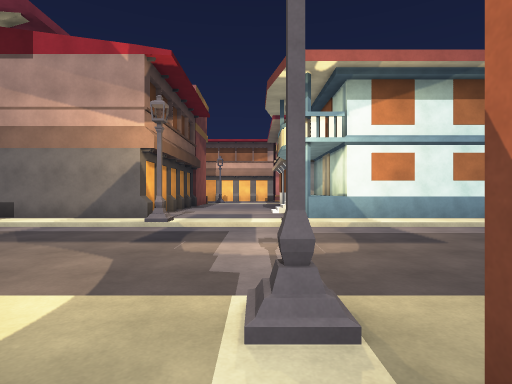
view 1 (above)

24 first-person views from a walk through a 3-D level made in the Unity game engine. The camera is 1.3 m above the floor, looks level and sees 80° across. The floor is counted in squares, 2 m on a side. Each view is taken from the middle of a square. On the plan, view 1 faces up. The plan holds only what a view shows up to about 10 squares ahead; the rest is blank. The place goes on beyond the plan. The player character is not drawn. Some animated figures are not drawn. Surface patterns are stand-ins for the level's own textures.

view 2
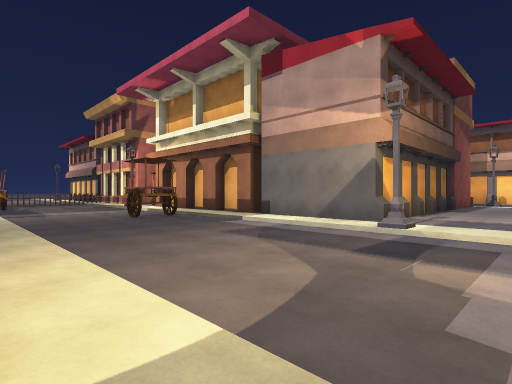

view 3
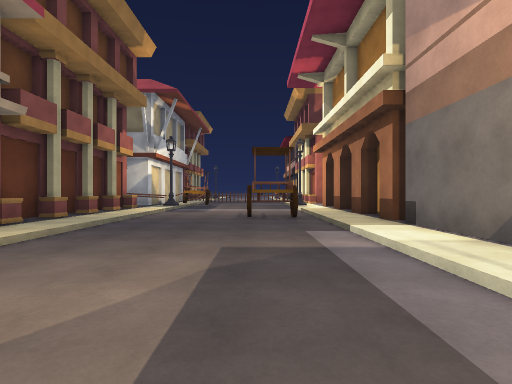

view 4
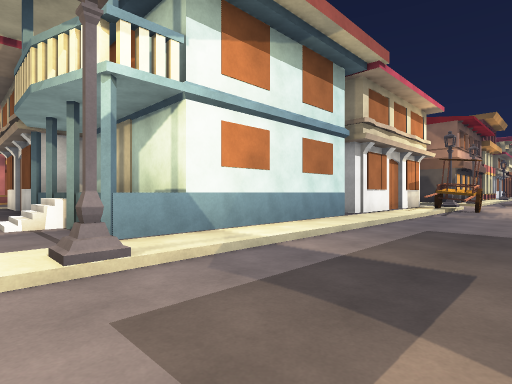

view 5
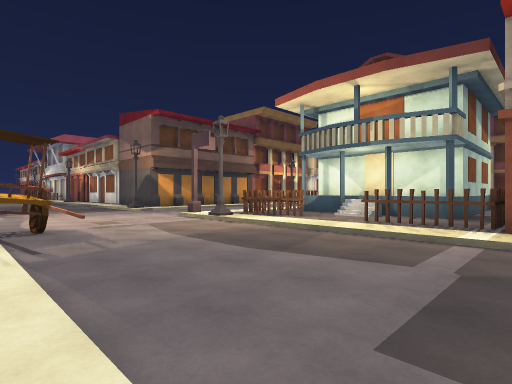

view 6
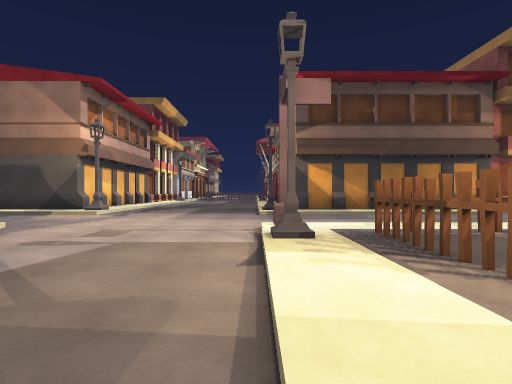

view 7
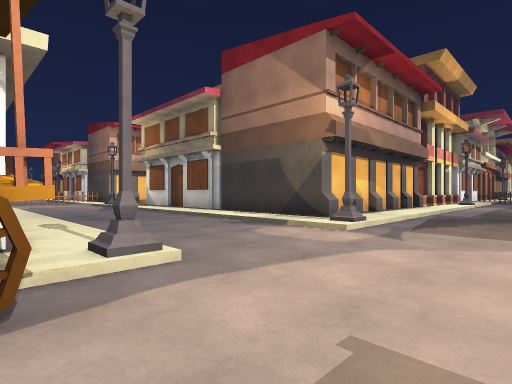

view 8
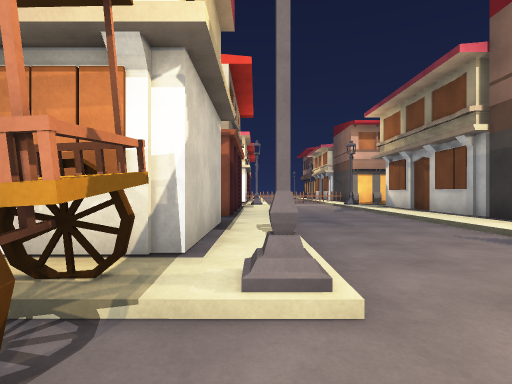

view 9
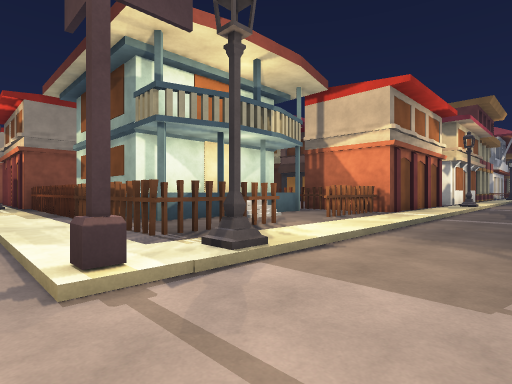

view 10
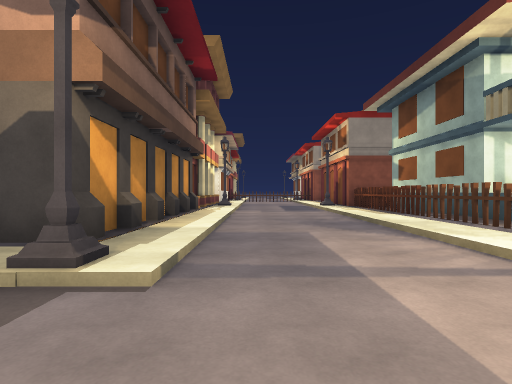

view 11
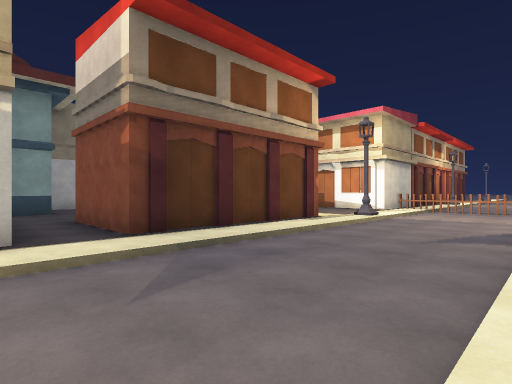

view 12
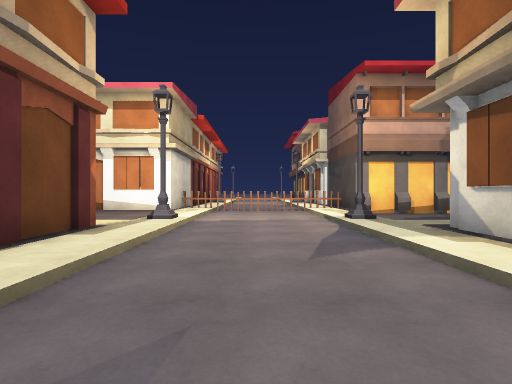

view 13
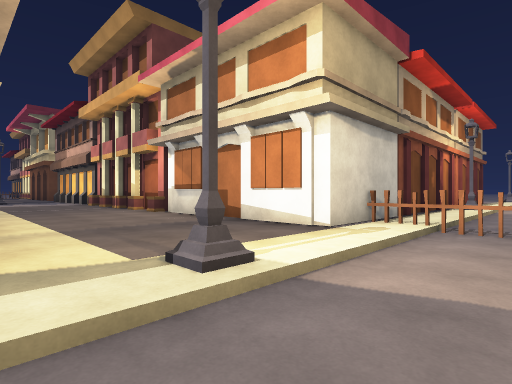

view 14
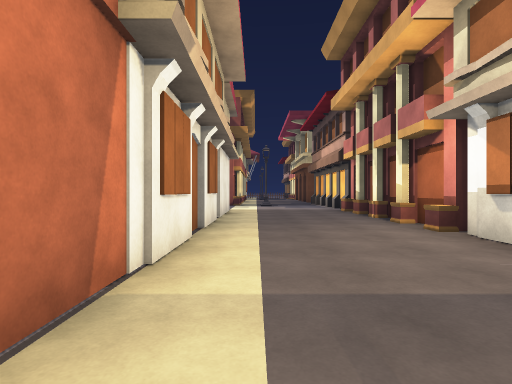

view 15
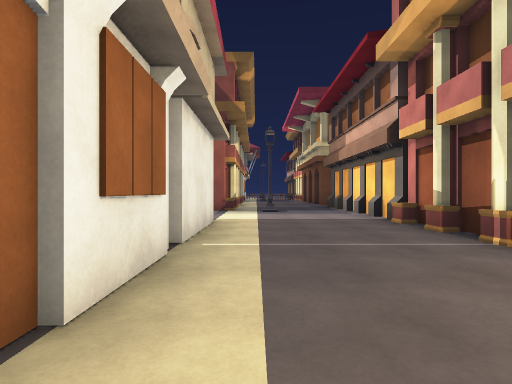

view 16
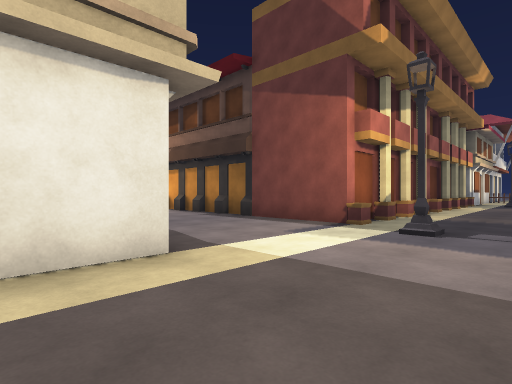

view 17
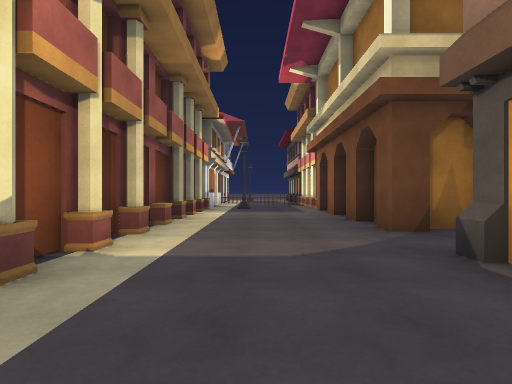

view 18
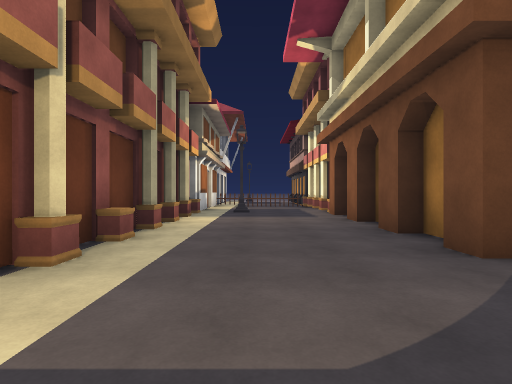

view 19
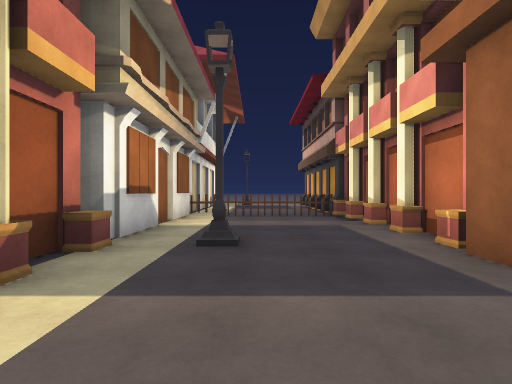

view 20
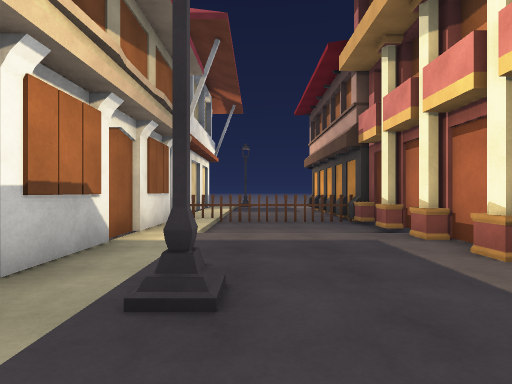

view 21
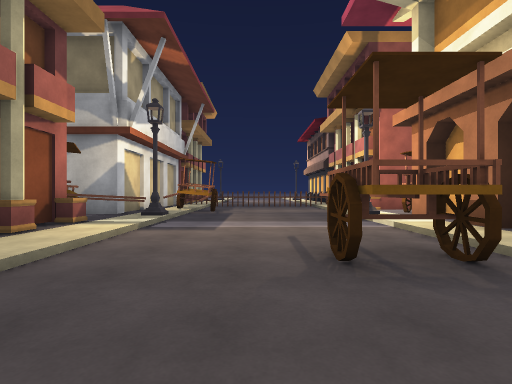

view 22
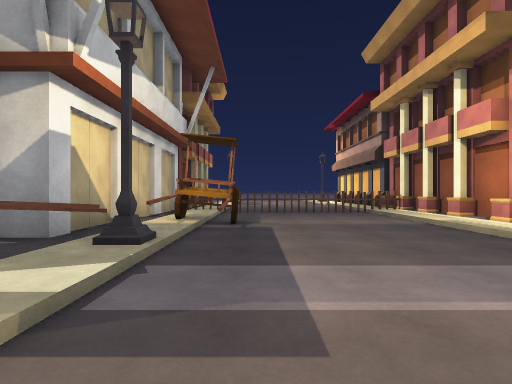

view 23
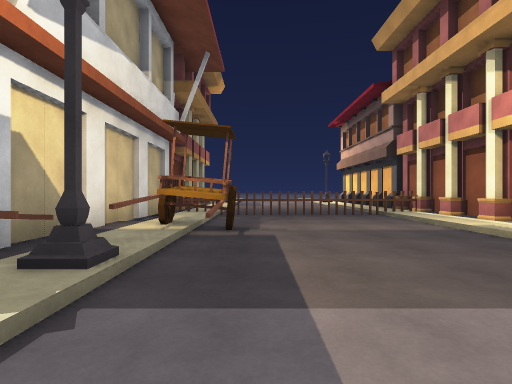

view 24
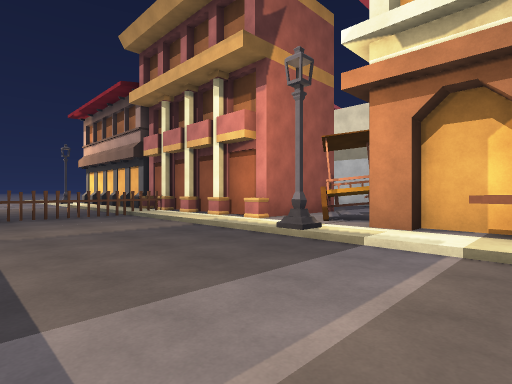

### Floor plan
Key: @ floor where view 1 was taken; # wall or solid block; x gap in a wall; . main floor; : floor 0.25 m higher than the main floor; + floor 1.25 m higher than the main floor; / step, stairs or slope; = window, fence, low wall or low ledge; ^ raised ledge; H house; S streetlight; F fence; O other object.
Columns run from 23 left of view 1 to 23 right of it. Each row starts with its distance up from view 1.
 22  ########HHHHHHHH:                 #    :#
 21  ..#../:::::::::::HH HHHH:HH:HH##H##:...:HH.H
 20  ..x../::::::::::::::::::::::::::::::...:...
 19  ..#../::S:::::::::::::::::::::::::::...:..
 18  //=///::::::::::::::S::::::::::::::S...S//
 17   HH#H##H#HHHHHHHHHH#::::#####H#####:...:/
 16                     #::::          #:...:#
 15                     #::::          H:...:H
 14                     #::::          #:...:#
 13                     #:: :          #:...:#
 12        ::           #:: :H    :::###:...:#
 11        #=           #::       :::::::...:#
 10        #            #:::           #:...:#
  9        ##^          H::::          #:...:#
  8   ####H#:#HH#H#HH####::::+####:###H#:...:#H#H#H
  7   :=:::::S:::::::::::S::S:::::::::x^S...S#:::::
  6  ..x..........O..................=^^...........
  5 ...#........OOO................................
  4 ...x......................................
  3   .#.....=................................
  2    #//^###S////////////S///////////S#.../S
  1    H///::##:HHHH:HH::H::: H::::::::::...:/
  0     ##H#HH# ######     @     FFF:FxF:...:H
 -1          #                   FHH/::F:...:H
 -2                              F+   +F:...:H
 -3                              O#^^^#F:...:H
 -4                               #   #F:...:H
 -5                               #   #F:...:H
 -6                                   #F:...:H

Positions as (right, up) in squares from view 1, and headings:
1: (0, 0), facing up
2: (0, 1), facing up-left
3: (-1, 5), facing left
4: (0, 4), facing up-right
5: (5, 7), facing down-right
6: (8, 2), facing right
7: (12, 4), facing up-right
8: (13, 5), facing up
9: (14, 4), facing down-left
10: (16, 4), facing down
11: (17, 10), facing up-left
12: (15, 12), facing up
13: (15, 17), facing up-left
14: (12, 18), facing left
15: (8, 18), facing left
16: (3, 20), facing down-left
17: (-2, 19), facing left
18: (-4, 19), facing left
19: (-10, 19), facing left
20: (-12, 19), facing left
21: (-6, 4), facing left
22: (-10, 3), facing left
23: (-11, 3), facing left
24: (-11, 3), facing up-left
